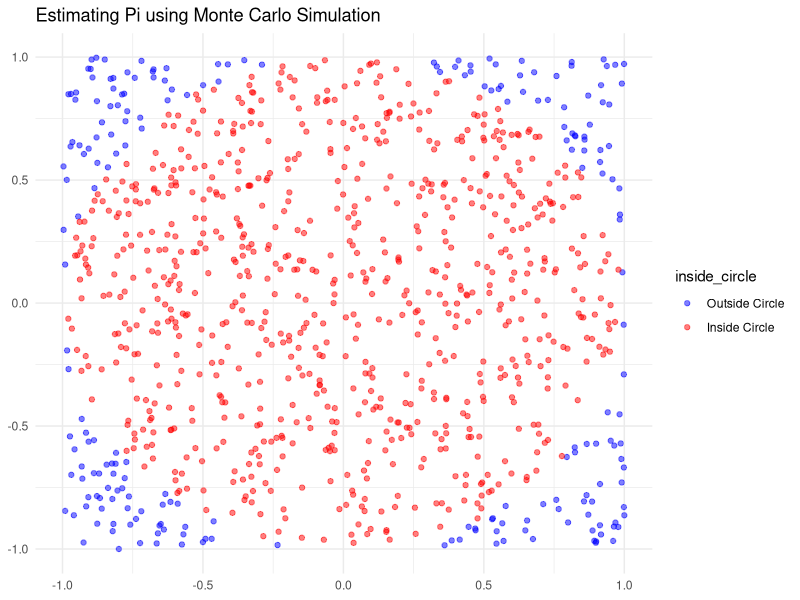
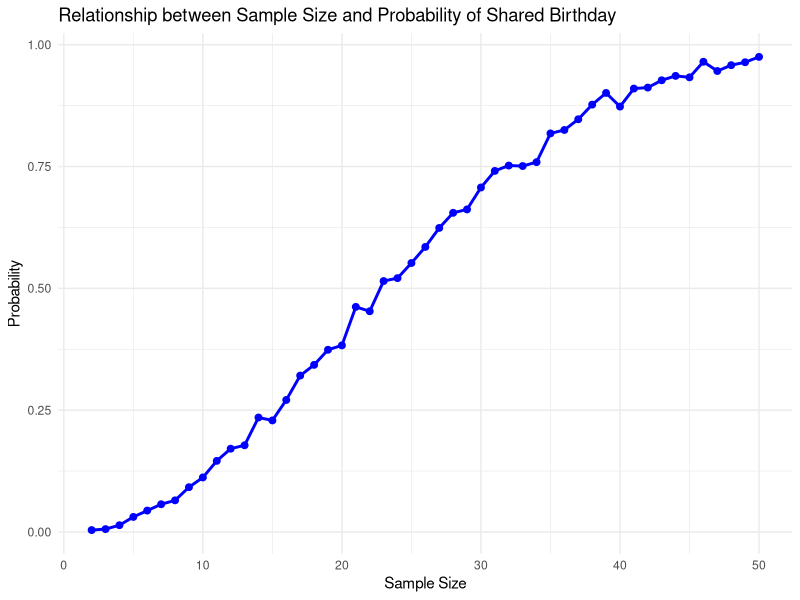

These figures' R source, in order:
# Part 1


library(ggplot2)

# Function to visualize estimation of pi using Monte Carlo simulation
visualize_pi_estimation <- function(n) {
	# Generate n random points in a square
	x <- runif(n, min = -1, max = 1)
	y <- runif(n, min = -1, max = 1)

	# Calculate distance from each point to origin
	distance <- sqrt(x^2 + y^2)

	# Check if point is inside the circle (radius = 1)
	inside_circle <- distance <= 1

	# Create a data frame for ggplot
	df <- data.frame(x = x, y = y, inside_circle = inside_circle)

	# Plot points
	ggplot(df, aes(x, y, color = inside_circle)) +
		geom_point(alpha = 0.5, size = 1.5) +
		scale_color_manual(values = c("blue", "red"), labels = c("Outside Circle", "Inside Circle")) +
		theme_minimal() +
		ggtitle("Estimating Pi using Monte Carlo Simulation") +
		labs(x = NULL, y = NULL)
}

# Visualize estimation of pi with 1000 random points
visualize_pi_estimation(1000)




# Part 2

# Function to generate a list of group_size randomly chosen birthdays
birthday_sample <- function(group_size = 23) {
	# Generate group_size random birthdays
	birthdays <- sample(1:365, group_size, replace = TRUE)
	return(birthdays)
}

# Function to check if there are any duplicate birthdays
birthday_match <- function(birthdays) {
	# Check for duplicate birthdays
	any(duplicated(birthdays))
}

# Function to repeat birthday_match reps times and calculate proportion of matches
many_samples <- function(reps = 10, group_size = 23) {
	# Generate samples and check for matches
	samples <- replicate(reps, {
		birthdays <- birthday_sample(group_size)
		birthday_match(birthdays)
	})

	# Calculate proportion of matches
	estimated_prob <- mean(samples)

	return(estimated_prob)
}

library(ggplot2)

# Function to visualize relationship between sample size and probability of shared birthday
visualize_birthday_problem <- function() {
	# Vector of sample sizes
	sample_sizes <- seq(2, 50, by = 1)

	# Vector to store probabilities
	probabilities <- numeric(length(sample_sizes))

	# Calculate probability for each sample size
	for (i in seq_along(sample_sizes)) {
		probabilities[i] <- many_samples(1000, sample_sizes[i])
	}

	# Create a data frame for ggplot
	df <- data.frame(sample_size = sample_sizes, probability = probabilities)

	# Plot relationship between sample size and probability
	ggplot(df, aes(sample_size, probability)) +
		geom_line(color = "blue", size = 1) +
		geom_point(color = "blue", size = 2) +
		theme_minimal() +
		ggtitle("Relationship between Sample Size and Probability of Shared Birthday") +
		labs(x = "Sample Size", y = "Probability")
}

# Visualize relationship between sample size and probability of shared birthday
visualize_birthday_problem()
